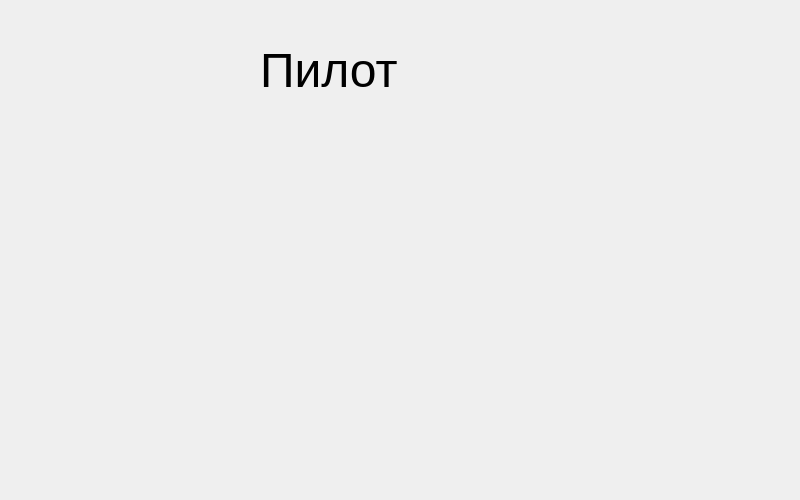
<?xml version="1.0" encoding="UTF-8"?>
<ui version="4.0">
 <class>Dialog</class>
 <widget class="QDialog" name="Dialog">
  <property name="geometry">
   <rect>
    <x>0</x>
    <y>0</y>
    <width>800</width>
    <height>500</height>
   </rect>
  </property>
  <property name="windowTitle">
   <string>Dialog</string>
  </property>
  <widget class="QLabel" name="label">
   <property name="geometry">
    <rect>
     <x>260</x>
     <y>10</y>
     <width>261</width>
     <height>121</height>
    </rect>
   </property>
   <property name="font">
    <font>
     <pointsize>36</pointsize>
    </font>
   </property>
   <property name="text">
    <string>Пилот</string>
   </property>
  </widget>
 </widget>
 <resources/>
 <connections/>
</ui>
